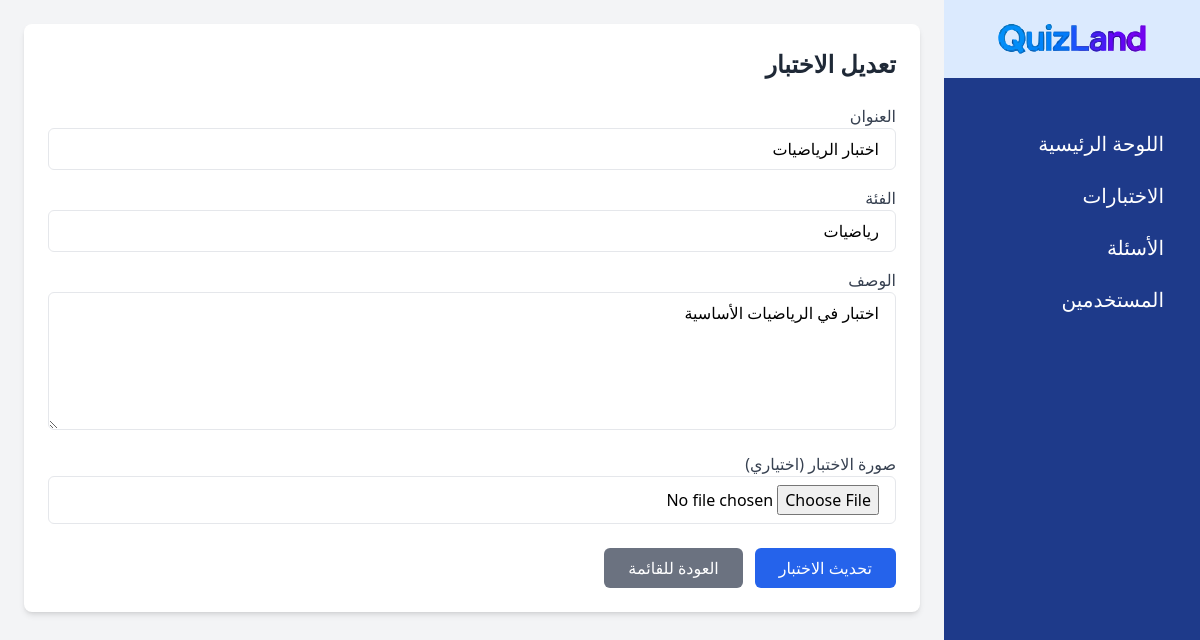
Page /views/admin/quizzes/edit.php?id=1 (signed in) on the committed database.
### tables this page shows
CREATE TABLE quizzes (
    id INT AUTO_INCREMENT PRIMARY KEY,
    title VARCHAR(255) NOT NULL,
    description TEXT,
    category VARCHAR(255) NOT NULL,
    image VARCHAR(255) DEFAULT NULL,
    created_at TIMESTAMP DEFAULT CURRENT_TIMESTAMP,
    updated_at TIMESTAMP NULL DEFAULT NULL ON UPDATE CURRENT_TIMESTAMP,
    created_by INT NOT NULL,
    CONSTRAINT fk_quizzes_created_by
        FOREIGN KEY (created_by) REFERENCES users(id)
        ON UPDATE CASCADE
        ON DELETE RESTRICT
);

### views/Admin/quizzes/edit.php (the view, shortened to what this page needs)
<?php
include '../../../config/db.php';
$quizId = $_GET['id'];
$query = "SELECT * FROM quizzes WHERE id = '$quizId'";
$result = $conn->query($query);
$quiz = $result->fetch_assoc();
?>
<!DOCTYPE html>
<html lang="ar" dir="rtl">
<head>
    <script src="https://cdn.tailwindcss.com"></script>
</head>
<body class="bg-gray-100">
    <div class="flex">
        <?php include '../sidebar.php'; ?>
        <div class="flex-1 p-6 md:mr-64">
            <div class="bg-white shadow-md p-6 rounded-lg">
                <h2 class="text-2xl font-semibold text-gray-800">تعديل الاختبار</h2>
                <form action="edit.php?id=<?= $quiz['id'] ?>" method="POST" enctype="multipart/form-data" class="mt-6">
                    <div class="mb-4">
                        <label for="title" class="block text-gray-700">العنوان</label>
                        <input type="text" name="title" id="title" value="<?= $quiz['title'] ?>"
                            class="w-full px-4 py-2 border rounded-md" required>
                    </div>
                    <div class="mb-4">
                        <label for="category" class="block text-gray-700">الفئة</label>
                        <input type="text" name="category" id="category" value="<?= $quiz['category'] ?>"
                            class="w-full px-4 py-2 border rounded-md" required>
                    </div>
                    <div class="mb-4">
                        <label for="description" class="block text-gray-700">الوصف</label>
                        <textarea name="description" id="description" rows="5"
                            class="w-full px-4 py-2 border rounded-md" required><?= $quiz['description'] ?></textarea>
                    </div>
                    <div class="mb-4">
                        <label for="quiz_image" class="block text-gray-700">صورة الاختبار (اختياري)</label>
                        <input type="file" name="quiz_image" id="quiz_image" class="w-full px-4 py-2 border rounded-md"
                            accept="image/*">
                    </div>
                    <div class="mt-6 flex gap-3">
                        <button type="submit" class="px-6 py-2 bg-blue-600 text-white rounded-md">تحديث
                            الاختبار</button>
                        <a href="index.php" class="px-6 py-2 bg-gray-500 text-white rounded-md hover:bg-gray-600">
                            العودة للقائمة
                        </a>
                    </div>
                </form>
            </div>
        </div>
    </div>
</body>
</html>

### rows in the picture
quizzes: title "اختبار الرياضيات", category "رياضيات", description "اختبار في الرياضيات الأساسية"
